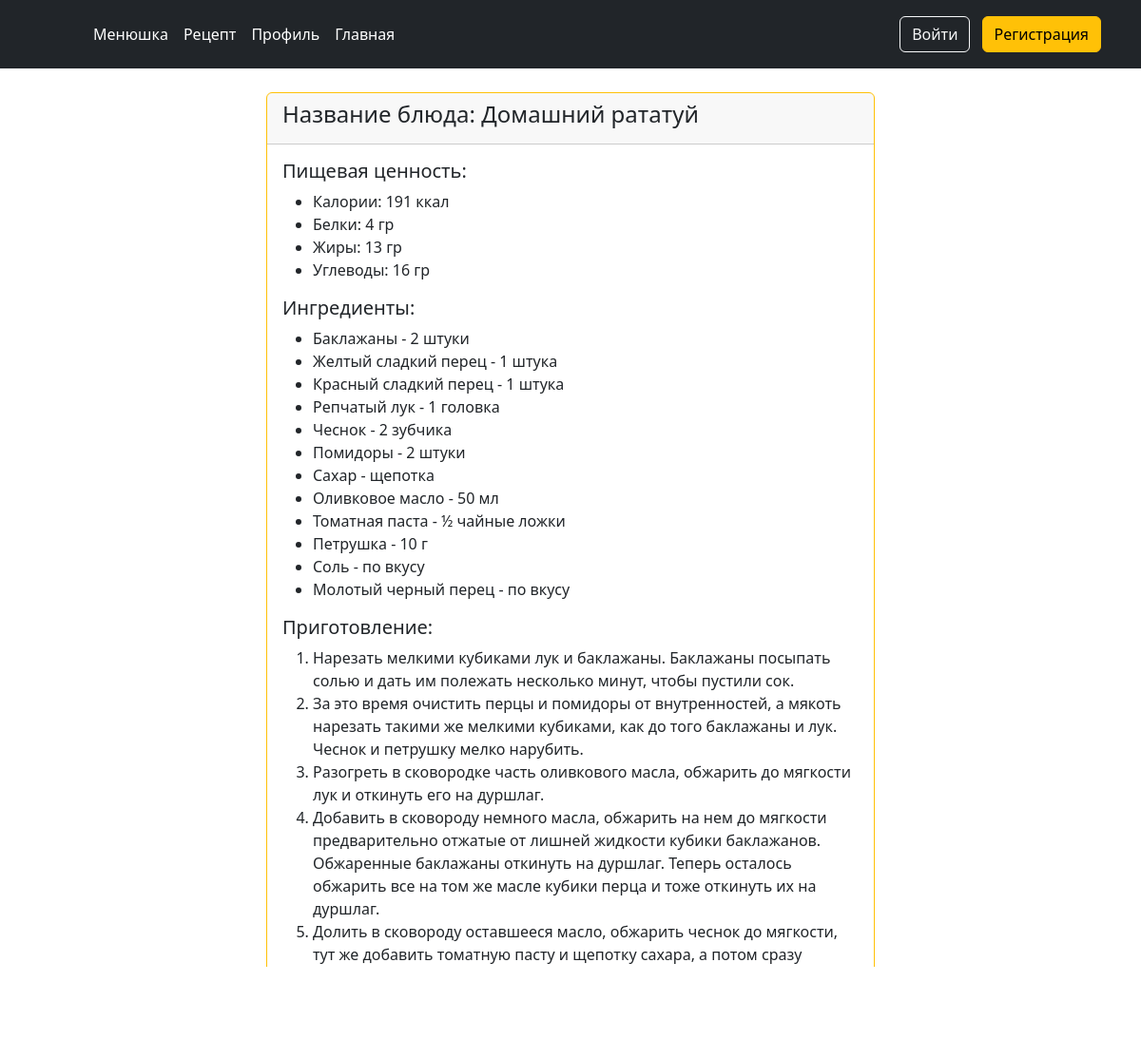
The page /dish/10 on the database its author committed.
### main/models.py (models this page shows)
class Dish(models.Model):
    name = models.CharField(max_length = 100)
    recept = models.TextField()
    calories = models.PositiveIntegerField()
    protein = models.PositiveIntegerField()
    fat = models.PositiveIntegerField()
    carbohydrate = models.PositiveIntegerField()

class ProductDish(models.Model):
    product = models.ForeignKey(Product, on_delete=models.CASCADE)
    dish = models.ForeignKey(Dish, on_delete=models.CASCADE)
    size = models.CharField(max_length = 200)

class Product(models.Model):
    name = models.CharField(max_length = 100)

### main/views.py (the view)
# urls.py: path('dish/<int:id>', dish, name='dish')
def dish(request, id):
    context = {}
    dish = Dish.objects.get(id = id)
    context['dish'] = dish
    return render(request, 'dish.html', context)

### main/templatetags/my_tags.py (called while the page is built)
@register.filter
def split_lines(value):
    return value.split('\n')

### main/templates/dish.html (shortened to what this page needs)
{% load my_tags %}
<!DOCTYPE html>
<html lang="en">
<head>
    <link href="https://cdn.jsdelivr.net/npm/bootstrap@5.3.3/dist/css/bootstrap.min.css" rel="stylesheet">
</head>
<body>
{% include 'navigation.html' %}
<main>
<div class="row" style="margin-top: 25px;">
  <div class="center-block">
    <div class="card border-warning mb-3 mx-auto" style="max-width: 40rem;">
      <div class="card-header"><h4> Название блюда: {{ dish.name }}</h4></div>
      <div class="card-body">
            <h5 class="card-title">Пищевая ценность:</h5>
          <ul>
              <li>
                  Калории: {{ dish.calories }} ккал
              </li>
              <li>
                  Белки: {{ dish.protein }} гр
              </li>
              <li>
                  Жиры: {{ dish.fat }} гр
              </li>
              <li>
                  Углеводы: {{ dish.carbohydrate }} гр
              </li>
          </ul>
         <h5 class="card-title">Ингредиенты:</h5>
          <ul>
              {% for productdish in dish.productdish_set.all %}
              <li>
                    {{ productdish.product.name }} - {{ productdish.size }}
              </li>
              {% endfor %}
          </ul>
        <h5 class="card-title">Приготовление:</h5>
        <ol>
        {% for ingredient in dish.recept|split_lines %}
            <li>{{ ingredient }}</li>
        {% endfor %}
    </ol>
      </div>
    </div>
</div>
</div>
</main>
</body>
</html>

### rows shown on the page
Dish: name "Домашний рататуй", calories "191", protein "4", fat "13", carbohydrate "16"
ProductDish: product.name "Баклажаны", size "2 штуки"
ProductDish: product.name "Желтый сладкий перец", size "1 штука"
ProductDish: product.name "Красный сладкий перец", size "1 штука"
ProductDish: product.name "Репчатый лук", size "1 головка"
ProductDish: product.name "Чеснок", size "2 зубчика"
ProductDish: product.name "Помидоры", size "2 штуки"
ProductDish: product.name "Сахар", size "щепотка"
ProductDish: product.name "Оливковое масло", size "50 мл"
ProductDish: product.name "Томатная паста", size "½ чайные ложки"
ProductDish: product.name "Петрушка", size "10 г"
ProductDish: product.name "Соль", size "по вкусу"
ProductDish: product.name "Молотый черный перец", size "по вкусу"

### other values the page prints
{{ ingredient }} "Нарезать мелкими кубиками лук и баклажаны. Баклажаны посыпать солью и дать им полежать несколько минут, чтобы пустили сок." "За это время очистить перцы и помидоры от внутренностей, а мякоть нарезать такими же мелкими кубиками, как до того баклажаны и лук. Чеснок и петрушку мелко нарубить." "Разогреть в сковородке часть оливкового масла, обжарить до мягкости лук и откинуть его на дуршлаг."
